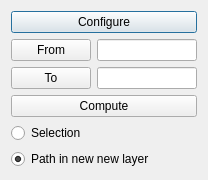
<?xml version="1.0" encoding="UTF-8"?>
<ui version="4.0">
 <class>compute_path</class>
 <widget class="QDialog" name="compute_path">
  <property name="windowModality">
   <enum>Qt::NonModal</enum>
  </property>
  <property name="geometry">
   <rect>
    <x>0</x>
    <y>0</y>
    <width>199</width>
    <height>174</height>
   </rect>
  </property>
  <property name="maximumSize">
   <size>
    <width>1000</width>
    <height>1000</height>
   </size>
  </property>
  <property name="windowTitle">
   <string>Shortest path</string>
  </property>
  <property name="modal">
   <bool>false</bool>
  </property>
  <layout class="QGridLayout" name="gridLayout">
   <item row="0" column="0" colspan="2">
    <widget class="QPushButton" name="configure_graph">
     <property name="sizePolicy">
      <sizepolicy hsizetype="Expanding" vsizetype="Fixed">
       <horstretch>0</horstretch>
       <verstretch>0</verstretch>
      </sizepolicy>
     </property>
     <property name="text">
      <string>Configure</string>
     </property>
    </widget>
   </item>
   <item row="1" column="0">
    <widget class="QPushButton" name="from_but">
     <property name="text">
      <string>From</string>
     </property>
    </widget>
   </item>
   <item row="1" column="1">
    <widget class="QLineEdit" name="path_from">
     <property name="minimumSize">
      <size>
       <width>100</width>
       <height>0</height>
      </size>
     </property>
    </widget>
   </item>
   <item row="2" column="0">
    <widget class="QPushButton" name="to_but">
     <property name="text">
      <string>To</string>
     </property>
    </widget>
   </item>
   <item row="2" column="1">
    <widget class="QLineEdit" name="path_to">
     <property name="minimumSize">
      <size>
       <width>100</width>
       <height>0</height>
      </size>
     </property>
    </widget>
   </item>
   <item row="3" column="0" colspan="2">
    <widget class="QPushButton" name="do_dist_matrix">
     <property name="sizePolicy">
      <sizepolicy hsizetype="Expanding" vsizetype="Fixed">
       <horstretch>0</horstretch>
       <verstretch>0</verstretch>
      </sizepolicy>
     </property>
     <property name="text">
      <string>Compute</string>
     </property>
    </widget>
   </item>
   <item row="4" column="0" colspan="2">
    <widget class="QRadioButton" name="rdo_selection">
     <property name="text">
      <string>Selection</string>
     </property>
    </widget>
   </item>
   <item row="5" column="0" colspan="2">
    <widget class="QRadioButton" name="rdo_new_layer">
     <property name="text">
      <string>Path in new new layer</string>
     </property>
     <property name="checked">
      <bool>true</bool>
     </property>
    </widget>
   </item>
  </layout>
 </widget>
 <resources/>
 <connections/>
</ui>
